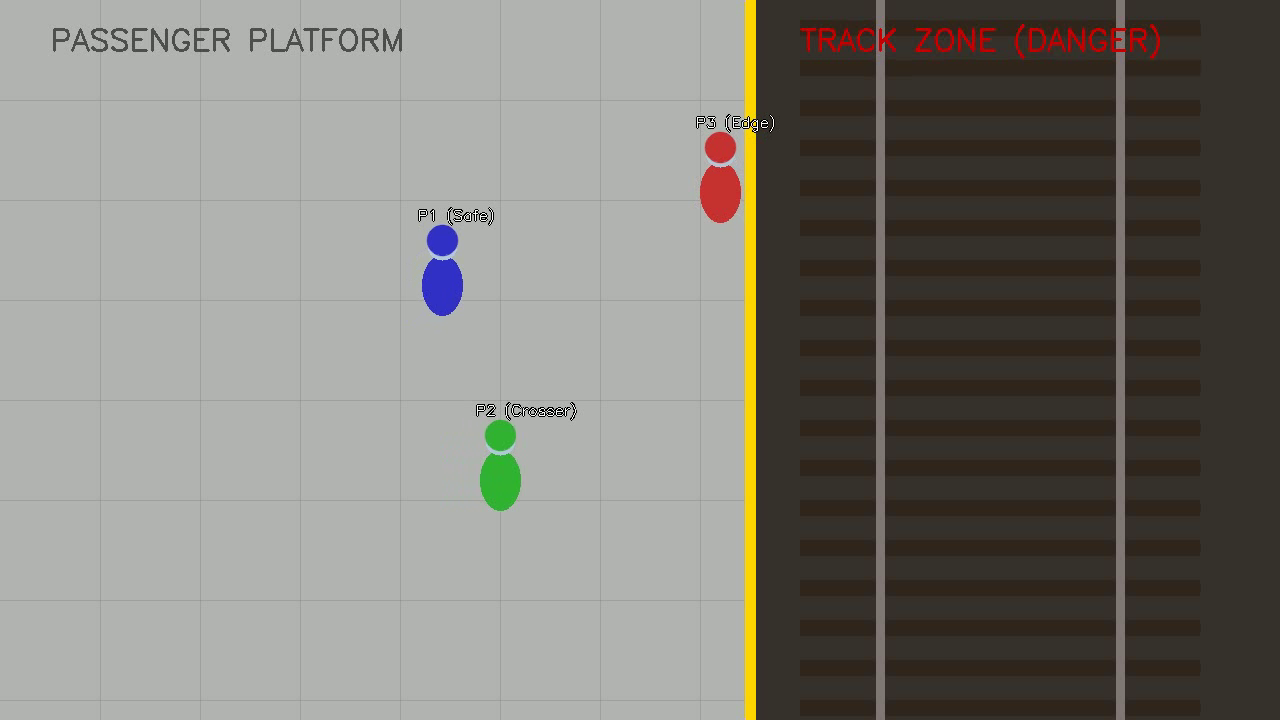
#> input picture frame 30 of Task149_RailwayPlatformSafetyMonitoring/Code/railway_platform_test.mp4, 1280 x 720 px
$ jupyter execute railway_safety_monitor.ipynb
#> lines starting #> are read from the running program, lines starting #| are printed output that depends on the picture; after the words box and inside, x2 and y2 are one past the last pixel; in counts of white or black regions, pixels touching at a corner belong together
# 🚉 Railway Platform Safety Monitoring System
### *AI-Based Computer Vision & Safety Line Violation Detection*

This Jupyter Notebook provides a complete interactive walkthrough of the Railway Platform Safety Monitoring System. It allows you to:
1. Generate a synthetic railway platform CCTV video.
2. Run the safety monitoring computer vision pipeline (using YOLOv8 or classical Fallback tracker).
3. Track passengers and detect safety line crossings.
4. Store evidence snapshots of violations.
5. View historical event databases and analyze safety metrics directly within the notebook.

---
## 🛠️ Step 1: Install Dependencies
Run the cell below to verify and install all required python packages.

[cell 1]
# Install dependencies if not already present
# !pip install ultralytics opencv-python pandas matplotlib pillow

---
## ⚙️ Step 2: System Configuration
We define our parameters, directories, safety line coordinates, and thresholds directly below.

[cell 2]
import os

# Directories & File Paths
BASE_DIR = os.getcwd()
EVIDENCE_DIR = os.path.join(BASE_DIR, "evidence")
EVENT_LOG_PATH = os.path.join(BASE_DIR, "event_log.csv")
VIDEO_INPUT = os.path.join(BASE_DIR, "railway_platform_test.mp4")
VIDEO_OUTPUT = os.path.join(BASE_DIR, "output_video.mp4")

os.makedirs(EVIDENCE_DIR, exist_ok=True)

# CV Parameters
YOLO_MODEL_NAME = "yolov8n.pt"
CONFIDENCE_THRESHOLD = 0.4
FRAME_WIDTH = 1280
FRAME_HEIGHT = 720

# Default Safety Line: Vertical boundary at x = 750 (Platform is left, Track is right)
DEFAULT_LINE_COORDS = ((750, 0), (750, 720))
SAFE_SIDE = "left"

# Alert Rules
ALERT_COOLDOWN_SECONDS = 3.0
DWELL_TIME_THRESHOLD_SECONDS = 5.0

---
## 📹 Step 3: Generate Synthetic Railway Platform CCTV Video
To test the system, we generate a synthetic platform video where simulated passenger circles/rectangles move around, with some crossing the yellow safety line.

[cell 3]
import cv2
import numpy as np

def create_background():
    bg = np.zeros((FRAME_HEIGHT, FRAME_WIDTH, 3), dtype=np.uint8)
    bg[:, :750] = [180, 180, 180]  # Platform Area (Gray)

    # Grid pattern on platform
    for x in range(100, 750, 100):
        cv2.line(bg, (x, 0), (x, FRAME_HEIGHT), (160, 160, 160), 1)
    for y in range(100, FRAME_HEIGHT, 100):
        cv2.line(bg, (0, y), (750, y), (160, 160, 160), 1)

    bg[:, 750:] = [45, 50, 55]  # Track Zone (Dark Gray)

    # Railroad ties & steel tracks
    for y in range(20, FRAME_HEIGHT, 40):
        cv2.rectangle(bg, (800, y), (1200, y + 15), (30, 40, 50), -1)
    cv2.line(bg, (880, 0), (880, FRAME_HEIGHT), (120, 120, 130), 8)
    cv2.line(bg, (1120, 0), (1120, FRAME_HEIGHT), (120, 120, 130), 8)

    # Yellow Safety line
    cv2.line(bg, (750, 0), (750, FRAME_HEIGHT), (0, 215, 255), 10)

    # Labels
    cv2.putText(bg, "PASSENGER PLATFORM", (50, 50), cv2.FONT_HERSHEY_SIMPLEX, 1.0, (80, 80, 80), 2)
    cv2.putText(bg, "TRACK ZONE (DANGER)", (800, 50), cv2.FONT_HERSHEY_SIMPLEX, 1.0, (0, 0, 200), 2)
    return bg

def draw_passenger(img, center, color, label):
    cx, cy = center
    cv2.ellipse(img, (cx, cy + 20), (20, 30), 0, 0, 360, color, -1)
    cv2.circle(img, (cx, cy - 20), 15, (220, 200, 180), -1)
    cv2.circle(img, (cx, cy - 25), 15, color, -1)
    cv2.putText(img, label, (cx - 25, cy - 45), cv2.FONT_HERSHEY_SIMPLEX, 0.5, (0, 0, 0), 2)
    cv2.putText(img, label, (cx - 25, cy - 45), cv2.FONT_HERSHEY_SIMPLEX, 0.5, (255, 255, 255), 1)

def generate_test_video(output_path, num_frames=300):
    bg_base = create_background()
#> after the loop in create_background, `for y in range(20, FRAME_HEIGHT, 40):`:
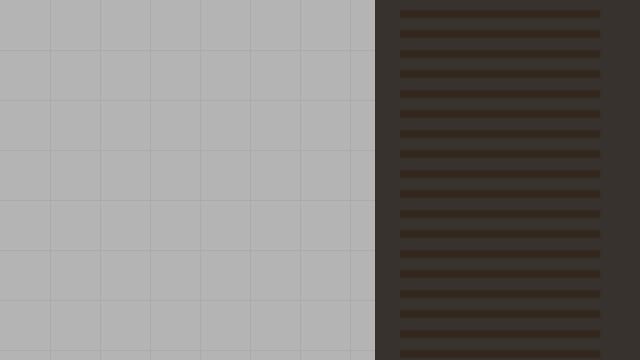
#> bg: shape (720, 1280, 3) (shown at 1/2 size); mean of channels 0, 1, 2 122, 124.7, 127.4; drawn as B, G, R
    fourcc = cv2.VideoWriter_fourcc(*'mp4v')
    out = cv2.VideoWriter(output_path, fourcc, 30.0, (FRAME_WIDTH, FRAME_HEIGHT))

    for frame_idx in range(num_frames):
        img = bg_base.copy()

        # Passenger 1 (Safe - walks on platform)
        p1_x = int(300 + 150 * np.sin(2 * np.pi * frame_idx / 150))
        p1_y = int(250 + 50 * np.cos(2 * np.pi * frame_idx / 150))
        draw_passenger(img, (p1_x, p1_y), (200, 50, 50), "P1 (Safe)")

        # Passenger 2 (Crosser - crosses yellow line)
        if frame_idx < 90:
            alpha = frame_idx / 90.0
            p2_x = int(300 + alpha * (900 - 300))
            p2_y = int(450 + alpha * (480 - 450))
        elif frame_idx < 210:
            p2_x = int(900 + 10 * np.sin(2 * np.pi * frame_idx / 30))
            p2_y = int(480 + 5 * np.cos(2 * np.pi * frame_idx / 30))
        else:
            alpha = (frame_idx - 210) / (num_frames - 210)
            p2_x = int(900 - alpha * (900 - 400))
            p2_y = int(480 - alpha * (480 - 420))
        draw_passenger(img, (p2_x, p2_y), (50, 180, 50), "P2 (Crosser)")

        # Passenger 3 (Edge - stands close to line)
        p3_x = int(710 + 15 * np.sin(2 * np.pi * frame_idx / 80))
        p3_y = int(180 + 10 * np.cos(2 * np.pi * frame_idx / 80))
        draw_passenger(img, (p3_x, p3_y), (50, 50, 200), "P3 (Edge)")

        # Passenger 4 (Fast Crosser - crosses briefly)
        if 100 <= frame_idx < 250:
            t = frame_idx - 100
            if t < 50:
                p4_x = int(500 + (t / 50.0) * 350)
            elif t < 100:
                p4_x = 850
            else:
                p4_x = int(850 - ((t - 100) / 50.0) * 350)
            p4_y = 600
            draw_passenger(img, (p4_x, p4_y), (150, 50, 150), "P4 (Fast)")

        out.write(img)

    out.release()
    print(f"Synthetic test video created at: {output_path}")

# Run generator
generate_test_video(VIDEO_INPUT)

---
## 🧠 Step 4: Core Safety Monitoring & Tracking Logic
We declare our safety tracking systems. To avoid loading issues in PyTorch 2.6, we monkeypatch `torch.load` to bypass `weights_only` defaults.

[cell 4]
import pandas as pd
import datetime
import time
import threading
import winsound

# Try to import Ultralytics YOLO with PyTorch 2.6 weights_only patch
YOLO_AVAILABLE = False
try:
    import torch
    _orig_load = torch.load
    def _patched_load(*args, **kwargs):
        kwargs['weights_only'] = False
        return _orig_load(*args, **kwargs)
    torch.load = _patched_load

    from ultralytics import YOLO
    YOLO_AVAILABLE = True
    print("YOLOv8 successfully imported and patched!")
except ImportError:
    print("YOLOv8 not available. The system will auto-fallback to OpenCV Centroid tracker.")

# Asynchronous auditory alert beeper
def play_sound():
    try:
        winsound.Beep(1000, 300)
    except Exception:
        pass

def trigger_beep():
    threading.Thread(target=play_sound, daemon=True).start()


class CentroidTracker:
    def __init__(self, max_disappeared=15):
        self.next_object_id = 1
        self.objects = {}
        self.bboxes = {}
        self.disappeared = {}
        self.max_disappeared = max_disappeared

    def register(self, centroid, bbox):
        self.objects[self.next_object_id] = centroid
        self.bboxes[self.next_object_id] = bbox
        self.disappeared[self.next_object_id] = 0
        self.next_object_id += 1

    # [4 lines left out: function deregister, not called in this run]

    def update(self, rects):
        if len(rects) == 0:
            for object_id in list(self.disappeared.keys()):
                self.disappeared[object_id] += 1
                if self.disappeared[object_id] > self.max_disappeared:
                    self.deregister(object_id)
            return self.bboxes

        input_centroids = np.zeros((len(rects), 2), dtype="int")
        for (i, (x, y, w, h)) in enumerate(rects):
            input_centroids[i] = (int(x + w / 2.0), int(y + h / 2.0))

        if len(self.objects) == 0:
            for i in range(0, len(input_centroids)):
                self.register(input_centroids[i], rects[i])
        else:
            object_ids = list(self.objects.keys())
            object_centroids = list(self.objects.values())

            D = np.linalg.norm(np.array(object_centroids)[:, np.newaxis] - input_centroids, axis=2)
            rows = D.min(axis=1).argsort()
            cols = D.argmin(axis=1)[rows]

            used_rows = set()
            used_cols = set()

            for (row, col) in zip(rows, cols):
                if row in used_rows or col in used_cols:
                    continue
                object_id = object_ids[row]
                self.objects[object_id] = input_centroids[col]
                self.bboxes[object_id] = rects[col]
                self.disappeared[object_id] = 0
                used_rows.add(row)
                used_cols.add(col)

            unused_rows = set(range(0, D.shape[0])).difference(used_rows)
            for row in unused_rows:
                object_id = object_ids[row]
                self.disappeared[object_id] += 1
                if self.disappeared[object_id] > self.max_disappeared:
                    self.deregister(object_id)
            unused_cols = set(range(0, D.shape[1])).difference(used_cols)
            for col in unused_cols:
                self.register(input_centroids[col], rects[col])

        return self.bboxes


def create_static_bg():
    bg = np.zeros((FRAME_HEIGHT, FRAME_WIDTH, 3), dtype=np.uint8)
    bg[:, :750] = [180, 180, 180]
    for x in range(100, 750, 100):
        cv2.line(bg, (x, 0), (x, FRAME_HEIGHT), (160, 160, 160), 1)
    for y in range(100, FRAME_HEIGHT, 100):
        cv2.line(bg, (0, y), (750, y), (160, 160, 160), 1)
    bg[:, 750:] = [45, 50, 55]
    for y in range(20, FRAME_HEIGHT, 40):
        cv2.rectangle(bg, (800, y), (1200, y + 15), (30, 40, 50), -1)
    cv2.line(bg, (880, 0), (880, FRAME_HEIGHT), (120, 120, 130), 8)
    cv2.line(bg, (1120, 0), (1120, FRAME_HEIGHT), (120, 120, 130), 8)
    cv2.line(bg, (750, 0), (750, FRAME_HEIGHT), (0, 215, 255), 10)
    return bg


class SafetyMonitor:
    def __init__(self, use_yolo=True, is_synthetic=False):
        self.use_yolo = use_yolo and YOLO_AVAILABLE
        self.is_synthetic = is_synthetic

        if self.use_yolo:
            print(f"Loading YOLO model: {YOLO_MODEL_NAME}...")
            try:
                self.model = YOLO(YOLO_MODEL_NAME)
            except Exception as e:
                print(f"YOLO load failed: {e}. Falling back to OpenCV tracking.")
                self.use_yolo = False

        if not self.use_yolo:
            if self.is_synthetic:
                print("Initializing Fallback Static Background Diff Safety Monitor...")
                self.static_bg = create_static_bg()
#> after the loop in create_static_bg, `for x in range(100, 750, 100):`:
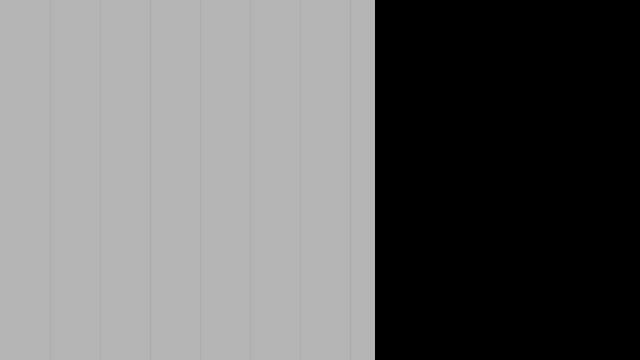
#> bg: shape (720, 1280, 3) (shown at 1/2 size); min 0, max 180, mean 105.4
            else:
                print("Initializing Fallback MOG2 Background Subtraction tracker...")
                self.back_sub = cv2.createBackgroundSubtractorMOG2(history=500, varThreshold=30, detectShadows=True)
            self.tracker = CentroidTracker()

        self.track_states = {}
        self.event_records = []

        # Initialize empty log CSV
        pd.DataFrame(columns=["Timestamp", "Track ID", "Event Type", "Duration in Danger Zone (s)", "Snapshot Path"]).to_csv(EVENT_LOG_PATH, index=False)

    def is_point_in_danger(self, point, line_coords, safe_side):
        px, py = point
        (x1, y1), (x2, y2) = line_coords
        is_vertical = abs(x2 - x1) < abs(y2 - y1)

        if is_vertical:
            x_line = x1 + (py - y1) * (x2 - x1) / (y2 - y1) if y2 != y1 else x1
            return px > x_line if safe_side == "left" else px < x_line
        else:
            y_line = y1 + (px - x1) * (y2 - y1) / (x2 - x1) if x2 != x1 else y1
            return py > y_line if safe_side == "top" else py < y_line

    def log_event(self, track_id, event_type, duration, snapshot_path):
        timestamp = datetime.datetime.now().strftime("%Y-%m-%d %H:%M:%S")
        record = {
            "Timestamp": timestamp,
            "Track ID": track_id,
            "Event Type": event_type,
            "Duration in Danger Zone (s)": round(duration, 2),
            "Snapshot Path": snapshot_path
        }
        self.event_records.append(record)
        pd.DataFrame(self.event_records).to_csv(EVENT_LOG_PATH, index=False)
        print(f"[{timestamp}] ALERT: ID {track_id} - {event_type} ({duration:.1f}s)")

    def save_evidence_snapshot(self, frame, track_id, event_type, bbox):
        x, y, w, h = bbox
        annotated = frame.copy()
        cv2.rectangle(annotated, (x, y), (x + w, y + h), (0, 0, 255), 2)
        cv2.putText(annotated, f"VIOLATION ID: {track_id}", (x, y - 10), cv2.FONT_HERSHEY_SIMPLEX, 0.6, (0, 0, 255), 2)
        cv2.line(annotated, DEFAULT_LINE_COORDS[0], DEFAULT_LINE_COORDS[1], (0, 0, 255), 3)

        filename = f"track_{track_id}_{event_type.lower().replace(' ', '_')}_{int(time.time())}.jpg"
        filepath = os.path.join(EVIDENCE_DIR, filename)
        cv2.imwrite(filepath, annotated)
        return filepath

    def process_frame(self, frame, line_coords=DEFAULT_LINE_COORDS, safe_side=SAFE_SIDE):
        h_frame, w_frame, _ = frame.shape
        if (w_frame, h_frame) != (FRAME_WIDTH, FRAME_HEIGHT):
            frame = cv2.resize(frame, (FRAME_WIDTH, FRAME_HEIGHT))

        annotated_frame = frame.copy()
        current_time = time.time()
        detected_people = []

        if self.use_yolo:
            results = self.model.track(frame, persist=True, verbose=False, conf=CONFIDENCE_THRESHOLD)
            if len(results) > 0 and results[0].boxes is not None:
                boxes = results[0].boxes
                for i in range(len(boxes)):
                    if int(boxes.cls[i]) == 0:
                        x1, y1, x2, y2 = map(int, boxes.xyxy[i].cpu().numpy().flatten())
                        track_id = int(boxes.id[i].item()) if boxes.id is not None else i + 1000
                        detected_people.append((track_id, x1, y1, x2 - x1, y2 - y1))
        else:
            if self.is_synthetic:
                diff = cv2.absdiff(frame, self.static_bg)
                fg_mask = cv2.cvtColor(diff, cv2.COLOR_BGR2GRAY)
                _, fg_mask = cv2.threshold(fg_mask, 15, 255, cv2.THRESH_BINARY)
            else:
                fg_mask = self.back_sub.apply(frame)
                _, fg_mask = cv2.threshold(fg_mask, 200, 255, cv2.THRESH_BINARY)

            kernel = cv2.getStructuringElement(cv2.MORPH_RECT, (15, 15))
            fg_mask = cv2.morphologyEx(fg_mask, cv2.MORPH_CLOSE, kernel)
            contours, _ = cv2.findContours(fg_mask, cv2.RETR_EXTERNAL, cv2.CHAIN_APPROX_SIMPLE)

            rects = []
            for contour in contours:
                area_thresh = 500 if self.is_synthetic else 1500
                if cv2.contourArea(contour) > area_thresh:
                    x, y, w, h = cv2.boundingRect(contour)
                    if h > 25:
                        rects.append((x, y, w, h))
            tracked = self.tracker.update(rects)
            for track_id, (x, y, w, h) in tracked.items():
                detected_people.append((track_id, x, y, w, h))

        any_violation = False
        for track_id, x, y, w, h in detected_people:
            ref_point = (int(x + w / 2.0), y + h)
            in_danger = self.is_point_in_danger(ref_point, line_coords, safe_side)

            if track_id not in self.track_states:
                self.track_states[track_id] = {
                    "danger_entry_time": None, "total_danger_duration": 0.0, "in_danger": False,
                    "last_alert_time": 0.0, "violation_logged": False, "dwell_warning_logged": False
                }

            state = self.track_states[track_id]
            prev_in_danger = state["in_danger"]
            state["in_danger"] = in_danger

            box_color = (0, 255, 0)
            status_text = f"ID:{track_id} SAFE"

            if in_danger:
                any_violation = True
                box_color = (0, 0, 255)
                if not prev_in_danger or state["danger_entry_time"] is None:
                    state["danger_entry_time"] = current_time

                state["total_danger_duration"] = current_time - state["danger_entry_time"]

                if not state["violation_logged"]:
                    state["violation_logged"] = True
                    snap = self.save_evidence_snapshot(frame, track_id, "Line Crossing", (x, y, w, h))
                    self.log_event(track_id, "Line Crossing", state["total_danger_duration"], snap)
                    trigger_beep()
                    state["last_alert_time"] = current_time

                if state["total_danger_duration"] >= DWELL_TIME_THRESHOLD_SECONDS and not state["dwell_warning_logged"]:
                    state["dwell_warning_logged"] = True
                    snap = self.save_evidence_snapshot(frame, track_id, "Dwell Danger", (x, y, w, h))
                    self.log_event(track_id, "Dwell Danger", state["total_danger_duration"], snap)
                    trigger_beep()
                    state["last_alert_time"] = current_time

                if current_time - state["last_alert_time"] > ALERT_COOLDOWN_SECONDS:
                    trigger_beep()
                    state["last_alert_time"] = current_time

                status_text = f"ID:{track_id} DANGER ({state['total_danger_duration']:.1f}s)"
            else:
                if prev_in_danger and state["danger_entry_time"] is not None:
                    total_dur = current_time - state["danger_entry_time"]
                    snap = self.save_evidence_snapshot(frame, track_id, "Safe Return", (x, y, w, h))
                    self.log_event(track_id, "Safe Return", total_dur, snap)
                    state["danger_entry_time"] = None
                    state["violation_logged"] = False
                    state["dwell_warning_logged"] = False

            cv2.rectangle(annotated_frame, (x, y), (x + w, y + h), box_color, 2)
            cv2.circle(annotated_frame, ref_point, 5, (255, 0, 0), -1)
            cv2.putText(annotated_frame, status_text, (x, y - 8), cv2.FONT_HERSHEY_SIMPLEX, 0.5, box_color, 2)

        line_color = (0, 0, 255) if any_violation else (0, 215, 255)
        cv2.line(annotated_frame, line_coords[0], line_coords[1], line_color, 3)

        if any_violation:
            overlay = annotated_frame.copy()
            cv2.rectangle(overlay, (0, 0), (FRAME_WIDTH, 60), (0, 0, 255), -1)
            cv2.addWeighted(overlay, 0.3, annotated_frame, 0.7, 0, annotated_frame)
            cv2.putText(annotated_frame, "!!! SAFETY VIOLATION DETECTED !!!", (350, 42), cv2.FONT_HERSHEY_SIMPLEX, 1.2, (255, 255, 255), 3)

        return annotated_frame

---
## 🎥 Step 5: Run Video Safety Pipeline & Show Live Output
Below, we run our monitor. We display the processed frames directly inside the notebook in real-time by converting them to images.

[cell 5]
from IPython.display import display, clear_output
import PIL.Image
import io

# Choose tracker type: set use_yolo=True to use YOLOv8 or use_yolo=False to use fallback
# Note: is_synthetic=True enables the high-precision background differencing specifically for our simulated shapes
monitor = SafetyMonitor(use_yolo=False, is_synthetic=True)

cap = cv2.VideoCapture(VIDEO_INPUT)
fourcc = cv2.VideoWriter_fourcc(*'mp4v')
#> fourcc = 1983148141
out = cv2.VideoWriter(VIDEO_OUTPUT, fourcc, 30.0, (FRAME_WIDTH, FRAME_HEIGHT))

frame_count = 0
try:
    while cap.isOpened():
        ret, frame = cap.read()
#> frame is the input picture: shape (720, 1280, 3); mean B, G, R 117.7, 123.9, 126.2
        if not ret:
            break

        processed = monitor.process_frame(frame)
#> in process_frame, `diff = cv2.absdiff(frame, self.static_bg)`:
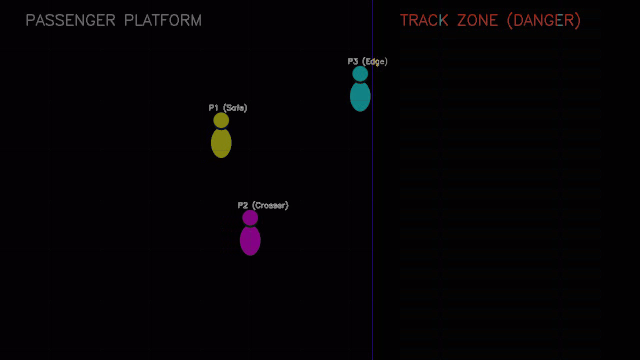
#> diff: shape (720, 1280, 3) (shown at 1/2 size); mean B, G, R 5, 2.9, 4.6
#> in process_frame, `_, fg_mask = cv2.threshold(fg_mask, 15, 255, cv2.THRESH_BINARY)`:
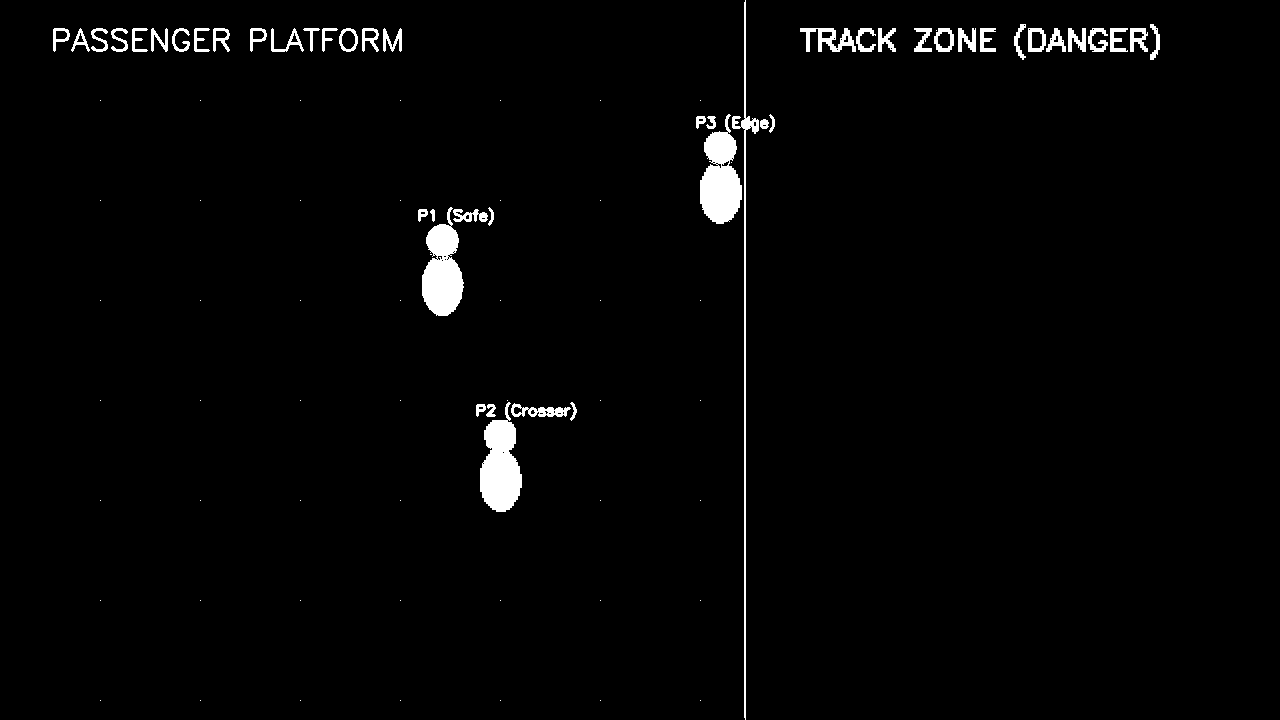
#> fg_mask: shape (720, 1280); 2% white; 97 white regions (50 under 20 px), largest, box (x1, y1, x2, y2) and area: (480, 402, 522, 512) 2969, (700, 114, 742, 224) 2904, (422, 207, 464, 316) 2861
#> in process_frame, `contours, _ = cv2.findContours(fg_mask, cv2.RETR_EXTERNAL, cv2.CHAIN_A..`: contours = 54 contours, 46 with area under 20; largest, box (x1, y1, x2, y2) and area: (696, 0, 775, 720) 5527, (476, 400, 577, 512) 4144, (418, 207, 494, 316) 3930, (53, 28, 230, 52) 3833, (1014, 24, 1160, 60) 3410, (250, 28, 402, 52) 2878, (800, 28, 896, 52) 2032, (914, 28, 996, 52) 1759
#> (the rest of the program and of its run is left out)
